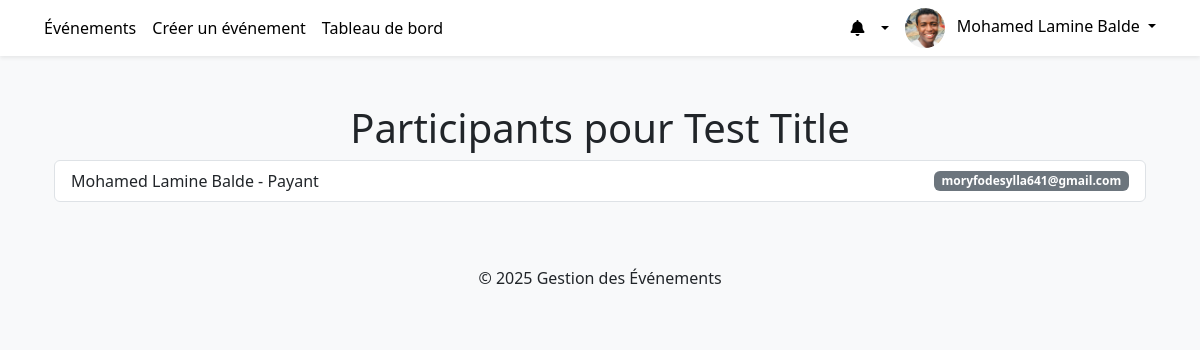
Screenshot of /events/b369a4f6-f680-4619-a334-1a5978173469/participants/ (signed in) with the database file from the repository.
### users/models.py (models this page shows, shortened)
class User(AbstractUser):
    uid = models.UUIDField(primary_key=True, default=uuid.uuid4, editable=False)
    ROLE_CHOICES = (
        ('organisator', 'Organisateur'),
        ('participant', 'Participant'),
    )
    first_name = models.CharField(max_length=20)
    last_name = models.CharField(max_length=40)
    username = models.CharField(max_length=150, unique=True)
    email = models.EmailField(unique=True)
    role = models.CharField(max_length=20, choices=ROLE_CHOICES, default='participant')
    profile_image = models.ImageField(upload_to='profile_images/', null=True, blank=True)
    email_confirmed = models.BooleanField(default=False)
    is_active = models.BooleanField(default=True)
    is_staff = models.BooleanField(default=False)
    confirmation_token = models.CharField(max_length=64, blank=True, null=True)
    reset_password_token = models.CharField(max_length=64, blank=True, null=True)
    reset_token_expires_at = models.DateTimeField(blank=True, null=True)
    USERNAME_FIELD = 'email'
    REQUIRED_FIELDS = ['username']
    objects = UserManager()

### events/models.py (models this page shows, shortened)
class Event(models.Model):
    STATUS_CHOICES = (
        ('public', 'Public'),
        ('private', 'Privé'),
    )
    uid = models.UUIDField(primary_key=True, default=uuid.uuid4, editable=False)
    title = models.CharField(max_length=255)
    description = models.TextField()
    image = models.ImageField(upload_to='event_images/', null=True, blank=True)
    location = models.CharField(max_length=255)
    start_date = models.DateTimeField()
    end_date = models.DateTimeField()
    capacity = models.PositiveIntegerField()
    price = models.DecimalField(max_digits=8, decimal_places=2)
    status = models.CharField(max_length=20, choices=STATUS_CHOICES, default='public')
    organizer = models.ForeignKey(settings.AUTH_USER_MODEL, on_delete=models.CASCADE, related_name='organized_events')
    category = models.ForeignKey(Category, on_delete=models.CASCADE, related_name='events')
    is_free = models.BooleanField(default=False)
    is_private = models.BooleanField(default=False)

class Ticket(models.Model):
    TICKET_TYPE_CHOICES = (
        ('free', 'Gratuit'),
        ('paid', 'Payant'),
    )
    PAYMENT_STATUS_CHOICES = (
        ('pending', '⏳ En attente'),
        ('completed', '✅ Payé'),
        ('canceled', '❌ Annulé'),
        ('failed', '⚠️ Échec'),
    )
    uid = models.UUIDField(primary_key=True, default=uuid.uuid4, editable=False)
    user = models.ForeignKey(settings.AUTH_USER_MODEL, on_delete=models.CASCADE, related_name='tickets')
    event = models.ForeignKey('events.Event', on_delete=models.CASCADE, related_name='tickets')
    ticket_type = models.CharField(max_length=20, choices=TICKET_TYPE_CHOICES)
    payment_status = models.CharField(max_length=20, choices=PAYMENT_STATUS_CHOICES, default='pending')
    qr_code = models.ImageField(upload_to='qr_codes/', null=True, blank=True)
    created_at = models.DateTimeField(auto_now_add=True)

### events/views.py (the view)
# urls.py: path("<uuid:uid>/participants/", views.ParticipantListView.as_view(), name="participants"),
class ParticipantListView(LoginRequiredMixin, UserPassesTestMixin, ListView):
    model = Ticket
    template_name = 'events/participants_list.html'
    context_object_name = 'tickets'
    def test_func(self):
        self.event = get_object_or_404(Event, uid=self.kwargs.get('uid'))
        return self.event.organizer == self.request.user
    def get_queryset(self):
        return Ticket.objects.filter(event=self.event)
    def get_context_data(self, **kwargs):
        context = super().get_context_data(**kwargs)
        context['event'] = self.event
        return context

### events/templates/events/participants_list.html
{% extends 'events/base.html' %}
{% block content %}
<div class="container my-5">
    <h1 class="text-center">Participants pour {{ event.title }}</h1>
    {% if tickets %}
        <ul class="list-group">
            {% for ticket in tickets %}
                <li class="list-group-item d-flex justify-content-between align-items-center">
                    <span>{{ ticket.user.first_name }} {{ ticket.user.last_name }} - {{ ticket.get_ticket_type_display }}</span>
                    <span class="badge bg-secondary">{{ ticket.user.email }}</span>
                </li>
            {% endfor %}
        </ul>
    {% else %}
        <p class="text-center">Aucun participant pour le moment.</p>
    {% endif %}
</div>
{% endblock %}

### events/templates/events/base.html (shortened to what this page needs)
{% load static %}
{% load static math_extras %}
<!DOCTYPE html>
<html lang="fr">
<head>
    <link rel="stylesheet" href="https://cdnjs.cloudflare.com/ajax/libs/mdb-ui-kit/6.4.2/mdb.min.css">
    <link rel="stylesheet" href="https://cdn.jsdelivr.net/npm/bootstrap@5.3.0/dist/css/bootstrap.min.css">
    <link rel="stylesheet" href="https://cdnjs.cloudflare.com/ajax/libs/font-awesome/6.0.0/css/all.min.css">
</head>
<body>
<nav class="navbar navbar-expand-lg navbar-light bg-white shadow-sm sticky-top px-4 py-0">
    <div class="container-fluid">
        <div class="collapse navbar-collapse" id="mainNavbar">
            <ul class="navbar-nav mb-2 mb-lg-0">
                <li class="nav-item">
                    <a class="nav-link" href="{% url 'events:list' %}">Événements</a>
                </li>
                {% if request.user.is_authenticated %}
                    {% if request.user.role == "organisator" %}
                        <li class="nav-item">
                            <a class="nav-link" href="{% url 'events:create' %}">Créer un événement</a>
                        </li>
                        <li class="nav-item">
                            <a class="nav-link" href="{% url 'events:dashboard' %}">Tableau de bord</a>
                        </li>
                    {% elif request.user.role == "participant" %}
                        <li class="nav-item">
                            <a class="nav-link" href="{% url 'events:my_tickets' %}">Mes billets</a>
                        </li>
                    {% endif %}
                {% endif %}
            </ul>
        </div>
        <div class="navbar-nav align-items-center">
            {% if request.user.is_authenticated %}
                <div class="nav-item dropdown">
                    <a href="#" class="nav-link dropdown-toggle" data-bs-toggle="dropdown">
                        <i class="fa fa-bell me-lg-2"></i>
                    </a>
                </div>
                <div class="nav-item dropdown">
                    <a href="#" class="nav-link dropdown-toggle" data-bs-toggle="dropdown">
                        <img class="rounded-circle me-lg-2"
                             src="{% if request.user.profile_image %}{{ request.user.profile_image.url }}{% else %}{% static 'img/default-user.jpg' %}{% endif %}"
                             alt="Profil"
                             style="width: 40px; height: 40px; object-fit: cover;">
                        <span class="d-none d-lg-inline-flex">{{ request.user.get_full_name|default:request.user.username }}</span>
                    </a>
                </div>
            {% else %}
                <a href="{% url 'users:login' %}" class="btn btn-primary btn-sm ms-3">Se connecter</a>
            {% endif %}
        </div>
    </div>
</nav>
<div class="container mt-4">
    {% block content %}{% endblock %}
</div>
<footer class="text-center mt-5 py-3 bg-light">
    <p>© 2025 Gestion des Événements</p>
</footer>
</body>
</html>

### events/templates/events/base.html (style rules this page uses)
body { background-color: #f8f9fa; }
.navbar { background-color: white; box-shadow: 0px 4px 6px rgba(0, 0, 0, 0.1); }
.navbar .nav-link, .navbar .navbar-brand { color: black !important; font-weight: 500; }

### rows the page displays
User: profile_image (picture), user.get_full_name "Mohamed Lamine Balde"
Event: title "Test Title"
Ticket: user.first_name "Mohamed Lamine", user.last_name "Balde", ticket_type "Payant", user.email "moryfodesylla641@gmail.com"
